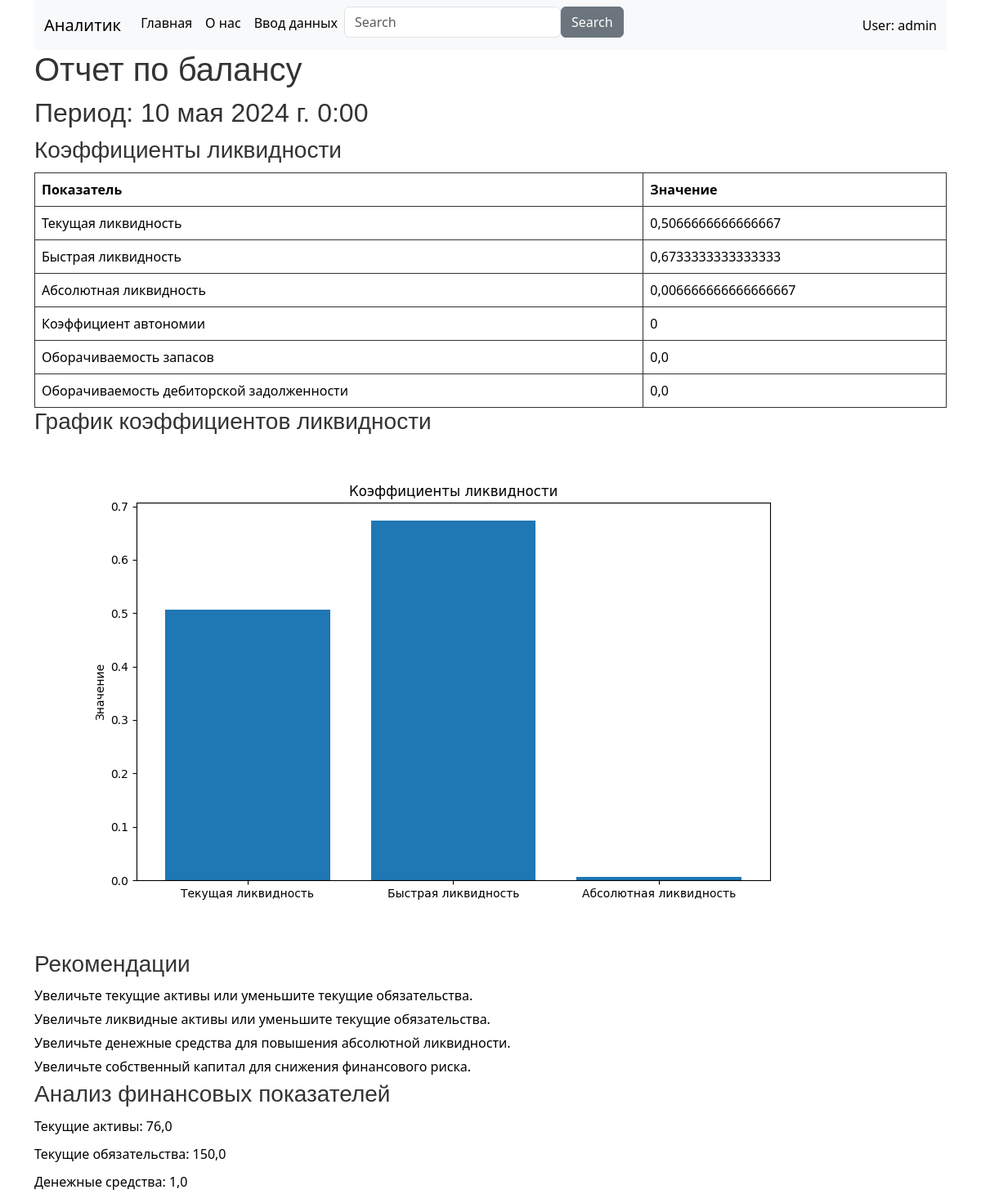
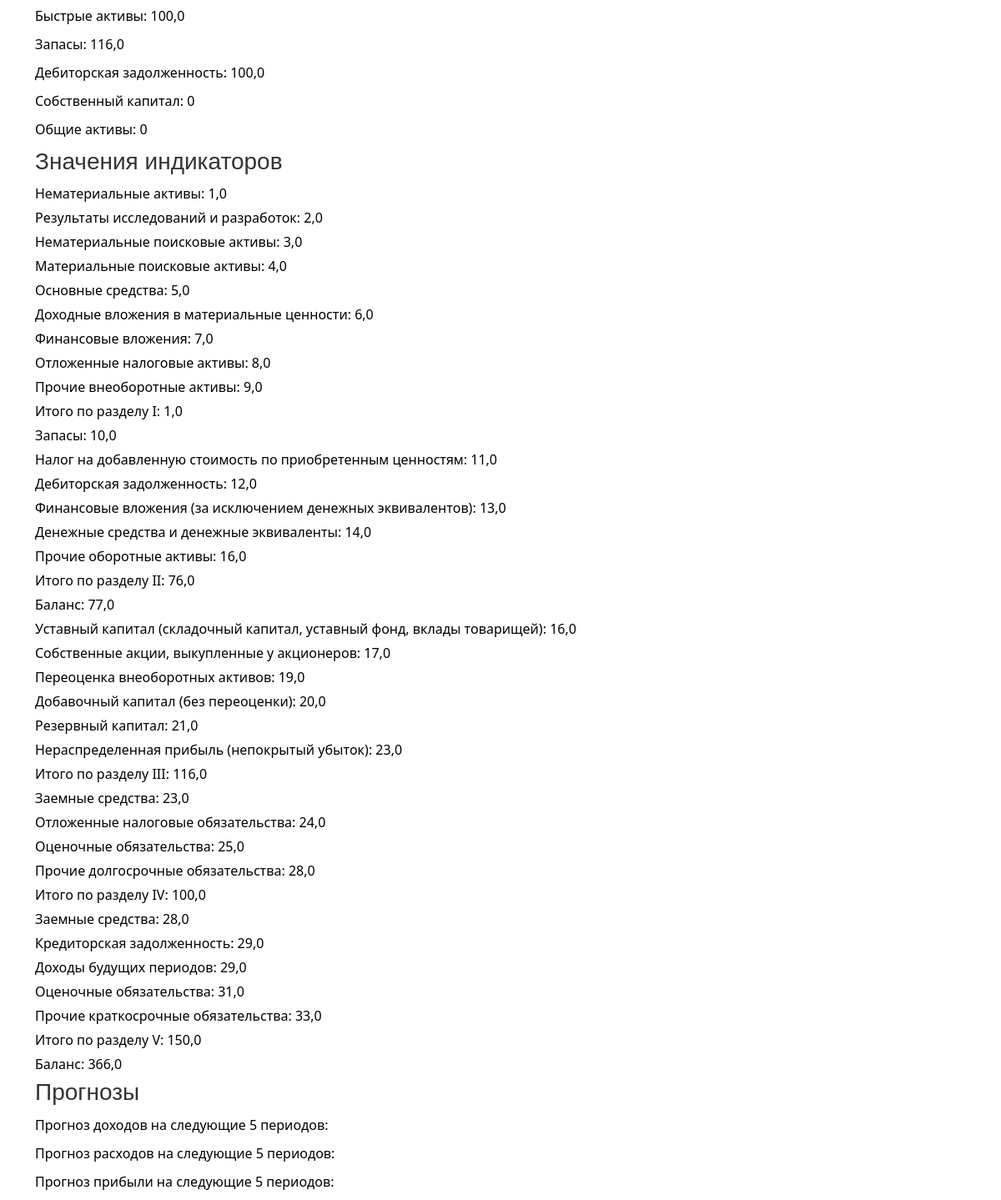
The app's page /users/report/7/ (signed in) with its own data (2 pictures, top to bottom).
### users/models.py (models this page shows, shortened)
class User(AbstractUser):
    pass

class Balance(models.Model):
    user = models.ForeignKey(User, on_delete=models.CASCADE)
    date = models.DateTimeField('Период')
    class Meta:
        verbose_name = 'Баланс'
        verbose_name_plural = 'Балансы'
        unique_together = ('user', 'date')

class IndicatorValue(models.Model):
    balance = models.ForeignKey(Balance, related_name='indicator_values', on_delete=models.CASCADE)
    indicator = models.ForeignKey(Indicator, on_delete=models.CASCADE)
    value = models.FloatField('Значение')
    class Meta:
        verbose_name = 'Значение'
        verbose_name_plural = 'Значения'

class Indicator(models.Model):
    name = models.CharField('Название кода', max_length=100)
    code = models.CharField(max_length=10, primary_key=True)
    class Meta:
        verbose_name = 'Наименование'
        verbose_name_plural = 'Наименования'

### users/views.py (the view)
# urls.py: path('report/<int:balance_id>/', views.report, name='report'),
@login_required
def report(request, balance_id):
    balance = get_object_or_404(Balance, id=balance_id, user=request.user)
    indicator_values = balance.indicator_values.all()
    indicator_1200 = next((iv.value for iv in indicator_values if iv.indicator.code == '1200'), 0)
    indicator_1500 = next((iv.value for iv in indicator_values if iv.indicator.code == '1500'), 0)
    indicator_cash = next((iv.value for iv in indicator_values if iv.indicator.code == '1100'), 0)
    indicator_quick_assets = next((iv.value for iv in indicator_values if iv.indicator.code == '1400'), 0)
    total_assets = sum(iv.value for iv in indicator_values if iv.indicator.code.startswith('TA'))
    equity = sum(iv.value for iv in indicator_values if iv.indicator.code.startswith('EQ'))
    inventory = next((iv.value for iv in indicator_values if iv.indicator.code == '1300'), 0)  # Example for inventory
    receivables = next((iv.value for iv in indicator_values if iv.indicator.code == '1400'),
                       0)  # Example for receivables
    current_ratio = indicator_1200 / indicator_1500 if indicator_1500 != 0 else 0
    quick_ratio = (indicator_quick_assets + indicator_cash) / indicator_1500 if indicator_1500 != 0 else 0
    absolute_ratio = indicator_cash / indicator_1500 if indicator_1500 != 0 else 0
    autonomy_ratio = equity / total_assets if total_assets != 0 else 0
    inventory_turnover = total_assets / inventory if inventory != 0 else 0
    receivables_turnover = total_assets / receivables if receivables != 0 else 0
    fig, ax = plt.subplots(figsize=(10, 6))
    labels = ['Текущая ликвидность', 'Быстрая ликвидность', 'Абсолютная ликвидность']
    values = [current_ratio, quick_ratio, absolute_ratio]
    ax.bar(labels, values)
    ax.set_title('Коэффициенты ликвидности')
    ax.set_ylabel('Значение')
    buf = io.BytesIO()
    plt.savefig(buf, format='png')
    buf.seek(0)
    string = base64.b64encode(buf.read())
    uri = urllib.parse.quote(string)
    past_data = {
        'revenues': [100, 150, 200, 250, 300],  # Примерные данные
        'expenses': [80, 120, 160, 200, 240],  # Примерные данные
    }
    future_periods = 5  # Количество будущих периодов для прогноза
    X = np.arange(len(past_data['revenues'])).reshape(-1, 1)
    y = np.array(past_data['revenues'])
    model = LinearRegression().fit(X, y)
    future_X = np.arange(len(past_data['revenues']), len(past_data['revenues']) + future_periods).reshape(-1, 1)
    future_revenues = model.predict(future_X)
    y = np.array(past_data['expenses'])
    model = LinearRegression().fit(X, y)
    future_expenses = model.predict(future_X)
    future_profits = future_revenues - future_expenses
    recommendations = []
    if current_ratio < 1:
        recommendations.append("Увеличьте текущие активы или уменьшите текущие обязательства.")
    else:
        recommendations.append("Коэффициент текущей ликвидности в норме.")
    if quick_ratio < 1:
        recommendations.append("Увеличьте ликвидные активы или уменьшите текущие обязательства.")
    else:
        recommendations.append("Коэффициент быстрой ликвидности в норме.")
    if absolute_ratio < 0.5:
        recommendations.append("Увеличьте денежные средства для повышения абсолютной ликвидности.")
    else:
        recommendations.append("Коэффициент абсолютной ликвидности в норме.")
    if autonomy_ratio < 0.4:
        recommendations.append("Увеличьте собственный капитал для снижения финансового риска.")
    else:
        recommendations.append("Коэффициент автономии в норме.")
    return render(request, 'report.html', {
        'balance': balance,
        'current_ratio': current_ratio,
        'quick_ratio': quick_ratio,
        'absolute_ratio': absolute_ratio,
        'autonomy_ratio': autonomy_ratio,
        'inventory_turnover': inventory_turnover,
        'receivables_turnover': receivables_turnover,
        'chart': uri,
        'recommendations': recommendations,
        'future_revenues': future_revenues,
        'future_expenses': future_expenses,
        'future_profits': future_profits,
        'indicator_1200': indicator_1200,
        'indicator_1500': indicator_1500,
        'indicator_cash': indicator_cash,
        'indicator_quick_assets': indicator_quick_assets,
        'inventory': inventory,
        'receivables': receivables,
        'equity': equity,
        'total_assets': total_assets,
    })

### templates/report.html (shortened to what this page needs)
{% extends 'base.html' %}
{% load static %}
{% block content %}
    <h1>Отчет по балансу</h1>
    <h2>Период: {{ balance.date }}</h2>
    <h3>Коэффициенты ликвидности</h3>
    <table>
        <tr>
            <th>Показатель</th>
            <th>Значение</th>
        </tr>
        <tr>
            <td>Текущая ликвидность</td>
            <td>{{ current_ratio }}</td>
        </tr>
        <tr>
            <td>Быстрая ликвидность</td>
            <td>{{ quick_ratio }}</td>
        </tr>
        <tr>
            <td>Абсолютная ликвидность</td>
            <td>{{ absolute_ratio }}</td>
        </tr>
        <tr>
            <td>Коэффициент автономии</td>
            <td>{{ autonomy_ratio }}</td>
        </tr>
        <tr>
            <td>Оборачиваемость запасов</td>
            <td>{{ inventory_turnover }}</td>
        </tr>
        <tr>
            <td>Оборачиваемость дебиторской задолженности</td>
            <td>{{ receivables_turnover }}</td>
        </tr>
    </table>
    <h3>График коэффициентов ликвидности</h3>
    <img alt="Chart">
    <h3>Рекомендации</h3>
    <ul>
        {% for recommendation in recommendations %}
            <li>{{ recommendation }}</li>
        {% endfor %}
    </ul>
    <h3>Анализ финансовых показателей</h3>
    <p>Текущие активы: {{ indicator_1200 }}</p>
    <p>Текущие обязательства: {{ indicator_1500 }}</p>
    <p>Денежные средства: {{ indicator_cash }}</p>
    <p>Быстрые активы: {{ indicator_quick_assets }}</p>
    <p>Запасы: {{ inventory }}</p>
    <p>Дебиторская задолженность: {{ receivables }}</p>
    <p>Собственный капитал: {{ equity }}</p>
    <p>Общие активы: {{ total_assets }}</p>
    <h3>Значения индикаторов</h3>
    <ul>
        {% for iv in balance.indicator_values.all %}
            <li>{{ iv.indicator.name }}: {{ iv.value }}</li>
        {% endfor %}
    </ul>
    <h3>Прогнозы</h3>
    <p>Прогноз доходов на следующие 5 периодов: {{ future_revenues }}</p>
    <p>Прогноз расходов на следующие 5 периодов: {{ future_expenses }}</p>
    <p>Прогноз прибыли на следующие 5 периодов: {{ future_profits }}</p>
{% endblock %}

### templates/base.html (shortened to what this page needs)
{% load static %}
<!DOCTYPE html>
<html lang="en">
<head>
    <link href="https://cdn.jsdelivr.net/npm/bootstrap@5.3.3/dist/css/bootstrap.min.css" rel="stylesheet">
    <link rel="stylesheet" type="text/css" href="{% static 'users/css/register.css' %}">
        <link rel="stylesheet" type="text/css" href="{% static 'users/css/balance.css' %}">
        <link rel="stylesheet" type="text/css" href="{% static 'users/css/report.css' %}">
</head>
<body class="container">
<nav class="navbar navbar-expand-lg bg-light" data-bs-theme="light">
    <div class="container-fluid">
        <a class="navbar-brand" href="{% url 'home' %}">Аналитик</a>
        <div class="collapse navbar-collapse" id="navbarColor03">
            <ul class="navbar-nav me-auto">
                <li class="nav-item">
                    <a class="nav-link active" href="{% url 'home' %}">Главная
                    </a>
                </li>
                <li class="nav-item">
                    <a class="nav-link active" href="{% url 'home' %}">О нас
                    </a>
                </li>
                <li class="nav-item">
                    <a class="nav-link active" href="{% url 'balance' %}">Ввод данных
                    </a>
                </li>
                <li class="nav-item">
                    <input class="form-control me-sm-2" type="search" placeholder="Search">
                </li>
                <li class="nav-item">
                    <button class="btn btn-secondary my-2 my-sm-0" type="submit">Search</button>
                </li>
            </ul>
            <form class="d-flex" action="{% url 'logout' %}" method="post">
{% if user.is_authenticated %}
<a class="nav-link active" href="{% url 'profile' %}">
<li class="list-group-item">User: {{ user }}</li>
</a>
{% else %}
<a href="{% url 'login' %}">Login</a> |
<a href="{% url 'register' %}">Register</a>
{% endif %}
</form>
        </div>
    </div>
</nav>
{% block content%}
{% endblock %}
</body>
</html>

### users/static/users/css/register.css (style rules this page uses)
body { color:black }

### users/static/users/css/report.css (style rules this page uses)
h1, h2, h3 { color: #333; font-family: Arial, sans-serif; margin-bottom: 10px; }
table { width: 100%; border-collapse: collapse; }
table th, table td { border: 1px solid #333; padding: 8px; text-align: left; }
ul { list-style-type: none; margin: 0; padding: 0; }
img { max-width: 100%; height: auto; display: block; margin-bottom: 20px; }
p { margin-bottom: 10px; line-height: 1.5; }
ul li { margin-bottom: 5px; }

### records on screen
User: username "admin"
Balance: date "10 мая 2024 г. 0:00"
IndicatorValue: value "76,0", indicator.name "Итого по разделу II"
IndicatorValue: value "150,0", indicator.name "Итого по разделу V"
IndicatorValue: value "1,0", indicator.name "Итого по разделу I"
IndicatorValue: value "100,0", indicator.name "Итого по разделу IV"
IndicatorValue: value "116,0", indicator.name "Итого по разделу III"
IndicatorValue: indicator.name "Нематериальные активы", value "1,0"
IndicatorValue: indicator.name "Результаты исследований и разработок", value "2,0"
IndicatorValue: indicator.name "Нематериальные поисковые активы", value "3,0"
IndicatorValue: indicator.name "Материальные поисковые активы", value "4,0"
IndicatorValue: indicator.name "Основные средства", value "5,0"
IndicatorValue: indicator.name "Доходные вложения в материальные ценности", value "6,0"
IndicatorValue: indicator.name "Финансовые вложения", value "7,0"
IndicatorValue: indicator.name "Отложенные налоговые активы", value "8,0"
IndicatorValue: indicator.name "Прочие внеоборотные активы", value "9,0"
IndicatorValue: indicator.name "Запасы", value "10,0"
IndicatorValue: indicator.name "Налог на добавленную стоимость по приобретенным ценностям", value "11,0"
IndicatorValue: indicator.name "Дебиторская задолженность", value "12,0"
IndicatorValue: indicator.name "Финансовые вложения (за исключением денежных эквивалентов)", value "13,0"
IndicatorValue: indicator.name "Денежные средства и денежные эквиваленты", value "14,0"
IndicatorValue: indicator.name "Прочие оборотные активы", value "16,0"
IndicatorValue: indicator.name "Баланс", value "77,0"
IndicatorValue: indicator.name "Уставный капитал (складочный капитал, уставный фонд, вклады товарищей)", value "16,0"
IndicatorValue: indicator.name "Собственные акции, выкупленные у акционеров", value "17,0"
IndicatorValue: indicator.name "Переоценка внеоборотных активов", value "19,0"
IndicatorValue: indicator.name "Добавочный капитал (без переоценки)", value "20,0"
IndicatorValue: indicator.name "Резервный капитал", value "21,0"
IndicatorValue: indicator.name "Нераспределенная прибыль (непокрытый убыток)", value "23,0"
IndicatorValue: indicator.name "Заемные средства", value "23,0"
IndicatorValue: indicator.name "Отложенные налоговые обязательства", value "24,0"
IndicatorValue: indicator.name "Оценочные обязательства", value "25,0"
IndicatorValue: indicator.name "Прочие долгосрочные обязательства", value "28,0"
IndicatorValue: indicator.name "Заемные средства", value "28,0"
IndicatorValue: indicator.name "Кредиторская задолженность", value "29,0"
IndicatorValue: indicator.name "Доходы будущих периодов", value "29,0"
IndicatorValue: indicator.name "Оценочные обязательства", value "31,0"
IndicatorValue: indicator.name "Прочие краткосрочные обязательства", value "33,0"
IndicatorValue: indicator.name "Баланс", value "366,0"

### other values on screen
{{ current_ratio }} "0,5066666666666667"
{{ quick_ratio }} "0,6733333333333333"
{{ absolute_ratio }} "0,006666666666666667"
{{ autonomy_ratio }} "0"
{{ inventory_turnover }} "0,0"
{{ receivables_turnover }} "0,0"
{{ recommendation }} "Увеличьте текущие активы или уменьшите текущие обязательства." "Увеличьте ликвидные активы или уменьшите текущие обязательства." "Увеличьте денежные средства для повышения абсолютной ликвидности." "Увеличьте собственный капитал для снижения финансового риска."
{{ equity }} "0"
{{ total_assets }} "0"
